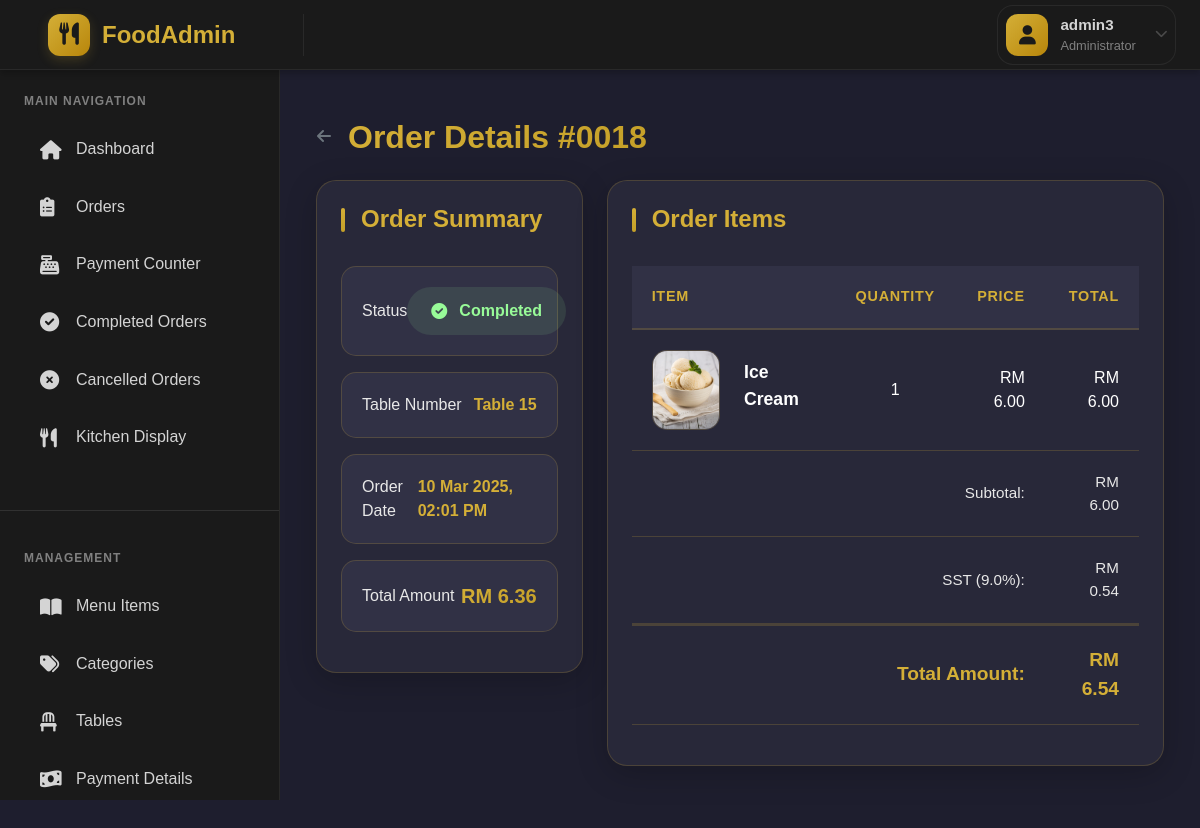
Page /admin/view_order.php?id=18 (signed in) on the earlier database version.
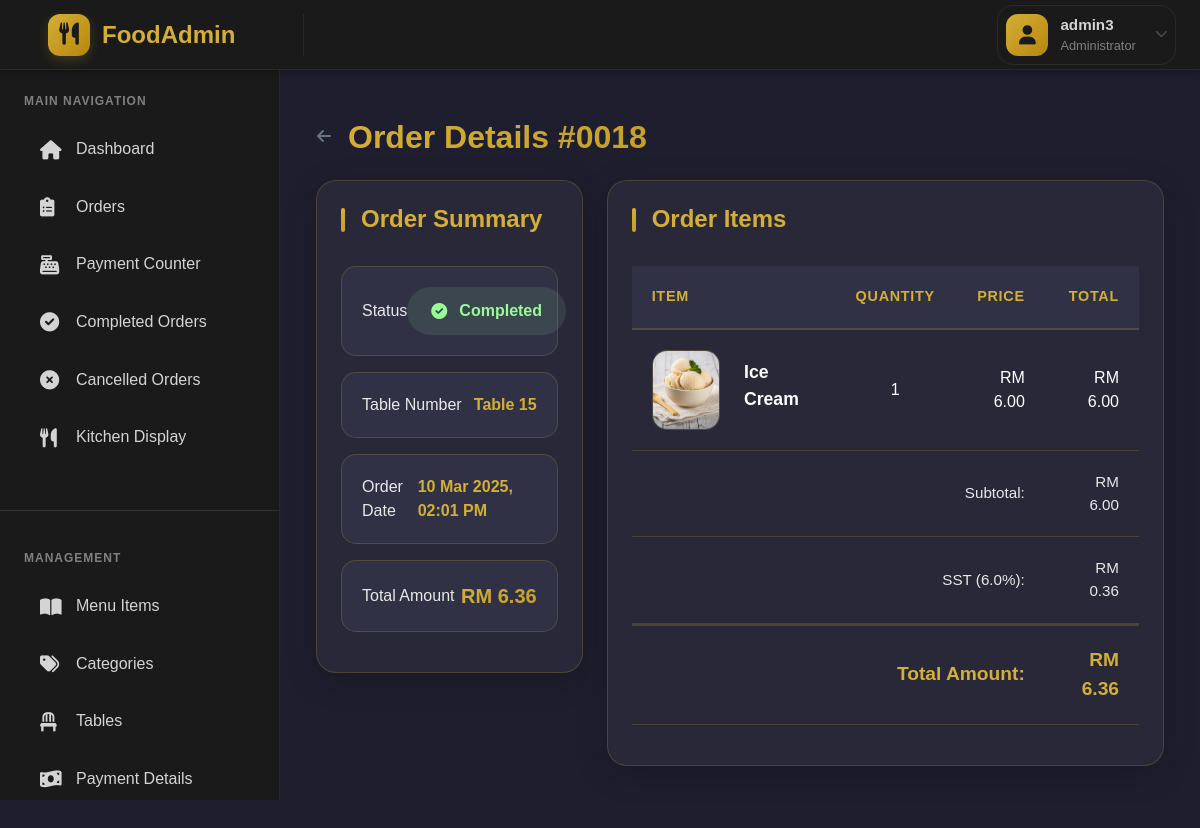
Same page on the later database version.
### tables this page shows
CREATE TABLE `settings` (
  `id` int(11) NOT NULL,
  `restaurant_name` varchar(255) NOT NULL DEFAULT 'My Restaurant',
  `contact_email` varchar(255) NOT NULL DEFAULT 'contact@restaurant.com',
  `opening_time` time NOT NULL DEFAULT '09:00:00',
  `closing_time` time NOT NULL DEFAULT '22:00:00',
  `last_order_time` time NOT NULL DEFAULT '21:30:00',
  `online_ordering` tinyint(1) DEFAULT 1,
  `reservations` tinyint(1) DEFAULT 1,
  `order_notifications` tinyint(1) DEFAULT 1,
  `cash_payments` tinyint(1) DEFAULT 1,
  `card_payments` tinyint(1) DEFAULT 1,
  `digital_payments` tinyint(1) DEFAULT 0,
  `tax_rate` decimal(5,2) DEFAULT 6.00,
  `tax_name` varchar(10) DEFAULT 'SST',
  `currency_symbol` varchar(10) DEFAULT 'RM',
  `currency_code` varchar(10) DEFAULT 'MYR',
  `created_at` timestamp NOT NULL DEFAULT current_timestamp(),
  `updated_at` timestamp NOT NULL DEFAULT current_timestamp() ON UPDATE current_timestamp()
);

### classes/Order.php (called while the page is built, shortened)
<?php
class Order extends Model {
    protected $conn;
    public function __construct($db) {
        $this->conn = $db;
    }
    public function getOrder($order_id) {
        try {
            $query = "SELECT o.*, t.table_number
                     FROM orders o
                     JOIN tables t ON o.table_id = t.id
                     WHERE o.id = ?";
            $stmt = $this->conn->prepare($query);
            $stmt->execute([$order_id]);
            $order = $stmt->fetch(PDO::FETCH_ASSOC);
            $query = "SELECT oi.*, mi.name, mi.image_path
                     FROM order_items oi
                     JOIN menu_items mi ON oi.menu_item_id = mi.id
                     WHERE oi.order_id = ?";
            $stmt = $this->conn->prepare($query);
            $stmt->execute([$order_id]);
            $order['items'] = $stmt->fetchAll(PDO::FETCH_ASSOC);
            return $order;
        } catch (Exception $e) {
            error_log("Error getting order: " . $e->getMessage());
            return null;
        }
    }
}
?>

### admin/view_order.php (the view, shortened to what the changed rows need)
<?php
require_once(__DIR__ . '/../classes/Order.php');
$database = new Database();
$db = $database->getConnection();
$orderModel = new Order($db);
$order_id = isset($_GET['id']) ? intval($_GET['id']) : 0;
$order = $orderModel->getOrder($order_id);
?>
<div class="container-fluid py-4">
    <div class="d-flex align-items-center mb-4">
        <h1 class="page-title mb-0">
            Order Details #<?php echo str_pad($order_id, 4, '0', STR_PAD_LEFT); ?>
        </h1>
    </div>
    <div class="row">
        <div class="col-12 col-lg-8 mb-4">
            <div class="card order-items">
                <div class="card-body">
                    <div class="table-responsive">
                        <table class="table items-table">
                            <thead>
                                <tr>
                                    <th>Item</th>
                                    <th class="text-center">Quantity</th>
                                    <th class="text-end">Price</th>
                                    <th class="text-end">Total</th>
                                </tr>
                            </thead>
                                <?php
                                $subtotal = 0;
                                foreach ($order['items'] as $item):
                                    $item_total = $item['price'] * $item['quantity'];
                                    $subtotal += $item_total;
                                ?>
                                <?php endforeach; ?>
                            <tfoot>
                                <?php
                                $settings_query = "SELECT tax_rate FROM settings LIMIT 1";
                                $settings_stmt = $db->prepare($settings_query);
                                $settings_stmt->execute();
                                $settings = $settings_stmt->fetch(PDO::FETCH_ASSOC);
                                $tax_rate = floatval($settings['tax_rate'] ?? 9);
                                $sst_amount = $subtotal * ($tax_rate / 100);
                                $total_with_sst = $subtotal + $sst_amount;
                                ?>
                                <tr>
                                    <td colspan="3" class="text-end">SST (<?php echo number_format($tax_rate, 1); ?>%):</td>
                                    <td class="text-end">RM <?php echo number_format($sst_amount, 2); ?></td>
                                </tr>
                                <tr>
                                    <td colspan="3" class="text-end fw-bold">Total Amount:</td>
                                    <td class="text-end fw-bold">RM <?php echo number_format($total_with_sst, 2); ?></td>
                                </tr>
                            </tfoot>
                        </table>
                    </div>
                </div>
            </div>
        </div>
    </div>
</div>
<?php
include 'includes/layout.php';
?>

Differences in the rows shown:
added settings: tax_rate "6.0", tax_rate "0.36", tax_rate "6.36"
Other differences:
$tax_rate: "9.0" → (not shown)
$sst_amount: "0.54" → (not shown)
$total_with_sst: "6.54" → (not shown)
